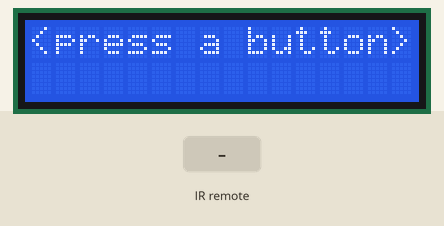
Simulated run of this program. Board: Arduino Uno, built with avr-gcc and run on an emulated ATmega328P. Parts: 16×2 character LCD. The inputs (shaded band) are chosen by the test bench.

Above: at 1.2 s.
1.3 s: infrared code 0xA2 received
At 1.8 s:
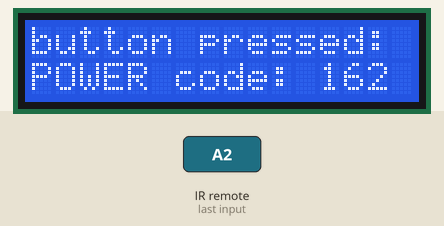
2.8 s: infrared code 0xE2 received
At 4.0 s:
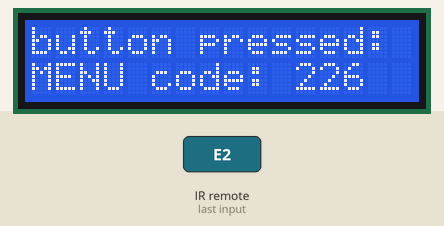
4.3 s: infrared code 0x22 received
At 5.3 s:
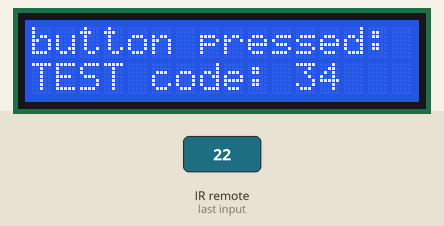
5.8 s: infrared code 0x2 received
At 6.4 s:
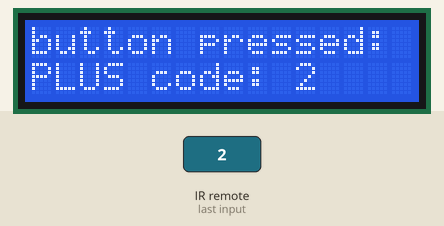
7.3 s: infrared code 0xC2 received
At 7.6 s:
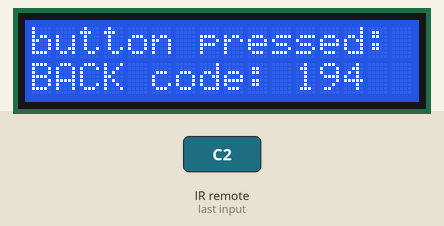
8.8 s: infrared code 0xE0 received
At 9.9 s:
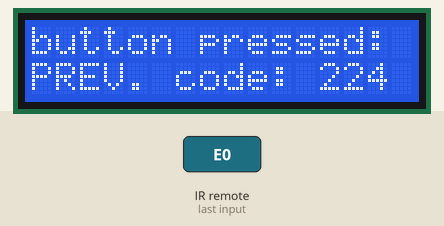
Timing chart, 0 to 11.3 s (numbered marks = the images above; inputs shaded):
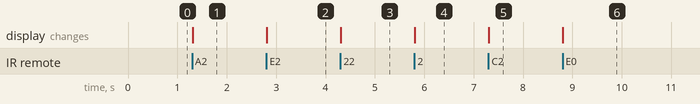

Measured:
- after the input at 1.3 s, the display: changes at once (image 1)
- after the input at 2.8 s, the display: changes at once (image 2)
- after the input at 4.3 s, the display: changes at once (image 3)
- after the input at 5.8 s, the display: changes at once (image 4)
- after the input at 7.3 s, the display: changes at once (image 5)
- after the input at 8.8 s, the display: changes at once (image 6)

The program:

main.cpp
```cpp
#include <Arduino.h>
#include <IRremote.hpp>
#include <LiquidCrystal.h>

#define IR_RECEIVE_PIN 2

LiquidCrystal lcd(9, 8, 7, 6, 5, 4);

// forward declaration so loop() can call it before the definition below
void translateIR();

void initializeReceiver() {
  IrReceiver.begin(IR_RECEIVE_PIN);
}

void initializeLCD() {
  lcd.begin(16, 2);
  lcd.print("<press a button>");
}

void setup() {
  initializeReceiver();
  initializeLCD();
}

void loop() {
  if (IrReceiver.decode()) {
    translateIR();
    IrReceiver.resume();
  }
}

void lcdPrint(const char* text) {
  lcd.clear();
  lcd.setCursor(0, 0);
  lcd.print("button pressed:");
  lcd.setCursor(0, 1);
  lcd.print(text);
  lcd.print(" code: ");
  lcd.print(IrReceiver.decodedIRData.command);
}

void translateIR() {
  switch (IrReceiver.decodedIRData.command) {
    case 162:
      lcdPrint("POWER");
      break;
    case 226:
      lcdPrint("MENU");
      break;
    case 34:
      lcdPrint("TEST");
      break;
    case 2:
      lcdPrint("PLUS");
      break;
    case 194:
      lcdPrint("BACK");
      break;
    case 224:
      lcdPrint("PREV.");
      break;
    case 168:
      lcdPrint("PLAY");
      break;
    case 144:
      lcdPrint("NEXT");
      break;
    case 104:
      lcdPrint("num: 0");
      break;
    case 152:
      lcdPrint("MINUS");
      break;
    case 176:
      lcdPrint("key: C");
      break;
    case 48:
      lcdPrint("num: 1");
      break;
    case 24:
      lcdPrint("num: 2");
      break;
    case 122:
      lcdPrint("num: 3");
      break;
    case 16:
      lcdPrint("num: 4");
      break;
    case 56:
      lcdPrint("num: 5");
      break;
    case 90:
      lcdPrint("num: 6");
      break;
    case 66:
      lcdPrint("num: 7");
      break;
    case 74:
      lcdPrint("num: 8");
      break;
    case 82:
      lcdPrint("num: 9");
      break;
    default:
      lcd.clear();
      lcd.print(IrReceiver.decodedIRData.command);
      lcd.print(" other button");
  }
}
```
